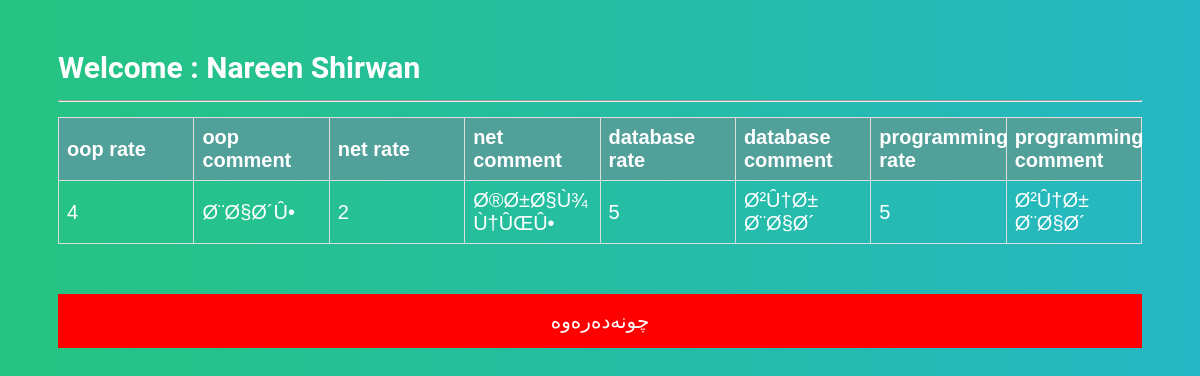
Page /phplare/fp.php (signed in) on the committed database.
### tables this page shows
CREATE TABLE `feedback` (
  `User_Id` int(20) NOT NULL,
  `oop_r` int(20) NOT NULL,
  `oop_c` varchar(255) NOT NULL,
  `net_r` int(20) NOT NULL,
  `net_c` varchar(255) NOT NULL,
  `db_r` int(20) NOT NULL,
  `db_c` varchar(255) NOT NULL,
  `pro_r` int(20) NOT NULL,
  `pro_c` varchar(255) NOT NULL
);

### phplare/fp.php (the view, shortened to what this page needs)
<html>
<head>
<?php
    include 'conn.php';
$id=$_SESSION['user'];
    ?>
</head>
    <body>
        <section>
      <table>
     <tr>
         <th>oop rate</th>
         <th>oop comment</th>
         <th>net rate</th>
         <th>net comment</th>
         <th>database rate</th>
         <th>database comment</th>
         <th>programming rate</th>
         <th>programming comment</th>
     </tr>
    <?php
        $q ="SELECT * FROM feedback where User_Id =$id";
        $r = mysqli_query($conn,$q);
        while($row = mysqli_fetch_array($r)){
          echo "Welcome : " . $_SESSION['fname']."<hr>";
        echo '
        <tr>
        <td>' .$row[1] .'</td>
        <td>' .$row[2] .'</td>
        <td>' .$row[3] .'</td>
        <td>' .$row[4] .'</td>
        <td>' .$row[5] .'</td>
        <td>' .$row[6] .'</td>
        <td>' .$row[7] .'</td>
        <td>' .$row[8] .'</td>'.'</tr>';
   }
    ?>
            </table>
<a href="login.php?logout"><input type="button" value="چونەدەرەوە" style="background-color: red; color: white; "></a>
</section>
    </body>
</html>

### phplare/fp.php (style rules this page uses)
table { width:100%; table-layout: fixed; }
body { background: -webkit-linear-gradient(left, #25c481, #25b7c4); background: linear-gradient(to right, #25c481, #25b7c4); font-family: 'Roboto', sans-serif; color: white; font-weight: bolder; font-size: 30px; }
section { margin: 50px; }
table { font-family: arial, sans-serif; border-collapse: collapse; width: 100%; }
td { border: 1px solid #dddddd; text-align: left; padding: 8px; font-size: 20px; }
th { border: 1px solid #dddddd; text-align: left; padding: 8px; font-size: 20px; background-color: #51A09A; color: white; }
input { font-family: "Roboto", sans-serif; outline: 0; width: 100%; border: 0; margin: 50 0 15px; padding: 15px; box-sizing: border-box; font-size: 20px; }

### rows in the picture
feedback: oop_r "4", oop_c "Ø¨Ø§Ø´Û•", net_r "2", net_c "Ø®Ø±Ø§Ù¾ Ù†ÛŒÛ•", db_r "5", db_c "Ø²Û†Ø± Ø¨Ø§Ø´", pro_r "5", pro_c "Ø²Û†Ø± Ø¨Ø§Ø´"
